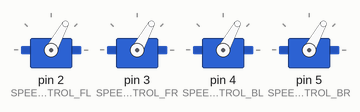
Simulated run of this sketch. Board: Arduino Uno, built with avr-gcc and run on an emulated ATmega328P. On the bench: 4 × servo. At 15.1 s the program stops and its outputs stay as they are.

Above: at 8.5 s.
At 12.4 s:
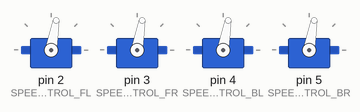
At 15.2 s:
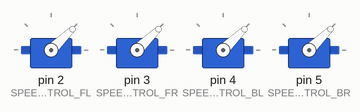
Timing chart, 0 to 16.6 s (numbered marks = the images above):
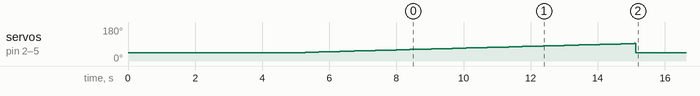

The sketch:

SpeedController.ino
```cpp
#include <Servo.h>

Servo SPEED_CONTROL_FL;
Servo SPEED_CONTROL_FR;
Servo SPEED_CONTROL_BL;
Servo SPEED_CONTROL_BR;

void setup() {
    SPEED_CONTROL_FL.attach(2);
    SPEED_CONTROL_FR.attach(3);
    SPEED_CONTROL_BL.attach(4);
    SPEED_CONTROL_BR.attach(5);

    SPEED_CONTROL_FL.writeMicroseconds(1000);
    SPEED_CONTROL_FR.writeMicroseconds(1000);
    SPEED_CONTROL_BL.writeMicroseconds(1000);
    SPEED_CONTROL_BR.writeMicroseconds(1000);

    delay(5000);

    for (int i = 0; i < 500; i++){
        SPEED_CONTROL_FL.writeMicroseconds(1000 + i);
        SPEED_CONTROL_FR.writeMicroseconds(1000 + i);
        SPEED_CONTROL_BL.writeMicroseconds(1000 + i);
        SPEED_CONTROL_BR.writeMicroseconds(1000 + i);
        delay(20);
    }
}

void SHUT_DOWN(){
    while (1) {
        SPEED_CONTROL_FL.writeMicroseconds(1000);
        SPEED_CONTROL_FR.writeMicroseconds(1000);
        SPEED_CONTROL_BL.writeMicroseconds(1000);
        SPEED_CONTROL_BR.writeMicroseconds(1000);
    }
}

void loop() {
    unsigned int TIME = millis();
    if (TIME >= 2500) {
        SHUT_DOWN();
    }
}
```

Measured:
- by itself, servo on pin 2 (SPEED_CONTROL_FL), servo on pin 3 (SPEED_CONTROL_FR), servo on pin 4 (SPEED_CONTROL_BL), servo on pin 5 (SPEED_CONTROL_BR): rises from 44° to 93° in 10.0 s, then falls to 44° in 0.04 s
